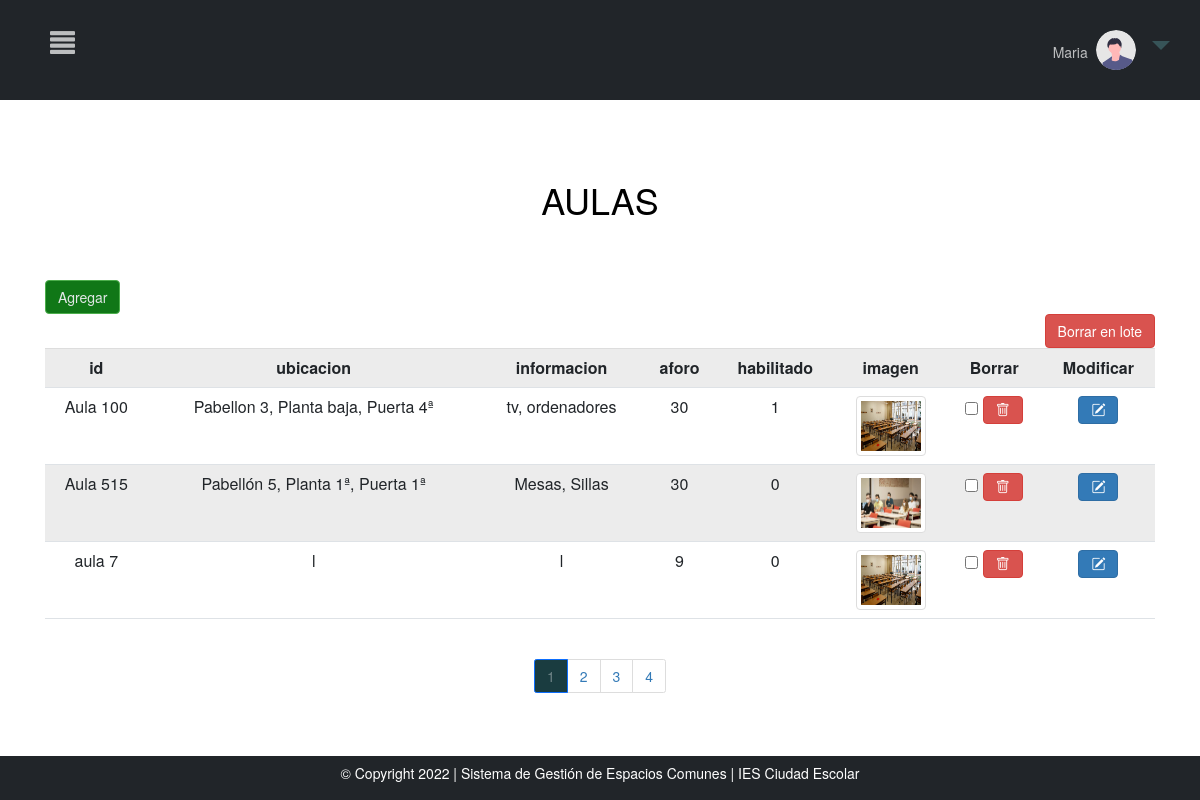
Screenshot of /MVC_proyectofinal/inicio.php?c=crudAulas&page=1 (signed in) with the database file from the repository.
### tables this page shows
CREATE TABLE `aulas` (
  `id` varchar(220) NOT NULL,
  `ubicacion` varchar(220) NOT NULL,
  `informacion` varchar(220) NOT NULL,
  `aforo` int(100) NOT NULL,
  `habilitado` tinyint(1) NOT NULL,
  `imagen` varchar(80) NOT NULL DEFAULT '''libs/img/upload/aulaDefecto.jpeg'''
);

### MVC_proyectofinal/controller/controller.php (called while the page is built, shortened)
<?php
require_once ("models/crud.php");
class Control{
    function __construct()
    {
        $this->crud=new Crud();
    }
    function crudAulas(){
        include_once ("views/crudAulas.php");
    }
}
?>

### MVC_proyectofinal/models/conexion.php (called while the page is built)
<?php
class Conexion{
    public function conexion(){
        try{
            $conexion=new PDO("mysql:host=localhost:33065;dbname=sgec","root","");
            $conexion->setAttribute(PDO::ATTR_ERRMODE,PDO::ERRMODE_EXCEPTION);
            return $conexion;
        }
        catch(PDOException $e){
            echo $e->getMessage();
            return null;
        }
    }
}
?>

### MVC_proyectofinal/models/crud.php (called while the page is built, shortened)
<?php
include("conexion.php");
class Crud extends Conexion{
    private $conexion;
    function __construct()
    {
        $this->conexion=parent::conexion();
    }
    function crudAulas($opc,$iteams_pagina=null,$offset=null){
        if($opc==1){
            $sql="SELECT count(*) FROM aulas";
            $consulta=$this->conexion->prepare($sql);
            $consulta->execute();
            $count=$consulta->fetch(PDO::FETCH_NUM);
            return $count;
        }
        elseif($opc==2){
            $sql="SELECT * FROM aulas ORDER BY id ASC LIMIT ".$iteams_pagina." OFFSET ".$offset."";
            $consulta=$this->conexion->prepare($sql);
            $consulta->execute();
            $consult=$consulta->fetchAll(PDO::FETCH_ASSOC);
            $keys=array_keys($consult[0]);
            return array($consult,$keys);
        }
    }
}
?>

### MVC_proyectofinal/views/crudAulas.php (the view, shortened to what this page needs)
<html lang="en">
<head>
<link rel="stylesheet" href="https://cdn.jsdelivr.net/npm/bootstrap-icons@1.8.1/font/bootstrap-icons.css">
<link rel="stylesheet" href="libs/bootstrap-5.1.3-dist/css/bootstrap.min.css">
</head>
<body>
<?php include "menu.php";
    ?>
            <?php
$count=$this->crud->crudAulas(1);
if($count[0]==0){
    echo '
    <div class="row >
    <div class="col-md-12 ">
    <h1 class="display-3"> No se han creado aulas aún</h1>';
    echo "<a href='?c=crudAulas&page=".$_GET['page']."&crear=1'><button name='crear'  class='btn btn-success'> Agregar</button></a>
    ";
    echo '</div>
    </div>
    </div>';
}
else{
$iteams_pagina=3;
$total_pages=ceil($count[0]/$iteams_pagina);
$page=0;
if(isset($_GET["page"]) && !empty($_GET["page"])){
    $page=$_GET["page"];
}else{
    $page=1;
}
$offset=($page-1) * $iteams_pagina;
$result=$this->crud->crudAulas(2,$iteams_pagina,$offset);
?>
<div class="row" style="margin-top:5%">
                <div class="col-md-12 ">
                <h1 style="color:black; text-align:center; margin-bottom:0%; background-color:white" >AULAS</h1>
<?php
       echo '<div class="container" style="margin-top:60px;">
       <div class="row">
                       <div class="col-md-12 ">';
        echo "<a href='?c=crudAulas&page=".$_GET['page']."&crear=1'><button name='crear'  class='btn btn-success'> Agregar</button></a>  ";
       echo '<div class="table-responsive-sm">
       <table class="table table-striped bg-white table-hover" style="text-align: center; margin-top:1%">';
        echo "<tr >";
        foreach($result[1] as $indice){
            echo "<th>".$indice."</th>";
        }
        echo "<th>Borrar</th>";
        echo "<th>Modificar</th>";
        echo "</tr>";
        ?>
        <form action="?c=borrarAulas&pag=<?php echo $_GET["page"]?>" method="post">
            <input type='submit' name='borrar' value='Borrar en lote' class='btn btn-danger' style='float:right;' >
        <?php
        foreach($result[0] as $indice=>$dato){
            foreach($dato as $x=>$y){
                if($x=='imagen'){
                    echo "<td><img src='".$y."' class='img-fluid img-thumbnail' style='width:70px; height:60px;'></td>";
                }
                else{
                echo "<td>".$y."</td>";
                }
            }
            ?>
            <td><input type="checkbox" name="eliminar[]" value="<?php echo $dato["id"]?>">
            <a class="btn btn-danger"  href="?c=borrarAulas&id=<?php echo $dato["id"] ?>&pag=<?php echo $_GET["page"]?>"><i class="bi bi-trash"></i></a>
            </td>
            <td><button  title="Modificar" class="btn btn-primary" name="modificar" value="<?php echo $dato["id"] ?>"> <i class="bi bi-pencil-square"></i></button></td>
            <?php
            }
  ?>
           </table>
        </div>
        </div>
 <?php
echo "<br>";
?>
<nav aria-label="..." class="contenedor-paginador" >
  <ul class="pagination pagination-mg justify-content-center">
<?php
for($i=1;$i<=$total_pages;$i++){
    if($i==$page){
        echo "<li class='page-item active'><a class='page-link'>".$i."</a></li>";
    }else{
        echo "<li class='page-item'><a class='page-link' href='?c=crudAulas&page=$i'>$i</a></li>";
    }
}
}
?>
  </ul>
</nav>
</body>
</html>

### MVC_proyectofinal/libs/css/estilos.css (style rules this page uses)
th { text-align: center !important; }
.contenedor-paginador { display: flex; justify-content: center; }
li.page-item.active a.page-link { background-color: #1A3C40 !important; color:#708588 !important }
.btn.btn-success { background-color: #107717; color:#E2E7E7 }
.active, .accordion:hover { background-color: #ccc; }

### MVC_proyectofinal/views/menu.php (style rules this page uses)
body { overflow-x: hidden; }
body { font-family: "Lato", sans-serif; }

### rows the page displays
aulas: id "Aula 100", ubicacion "Pabellon 3, Planta baja, Puerta 4ª", informacion "tv, ordenadores", aforo "30", habilitado "1", imagen (picture)
aulas: id "Aula 515", ubicacion "Pabellón 5, Planta 1ª, Puerta 1ª", informacion "Mesas, Sillas", aforo "30", habilitado "0", imagen (picture)
aulas: id "aula 7", ubicacion "l", informacion "l", aforo "9", habilitado "0", imagen (picture)

### other values shown
$_SESSION['nombre'] "Maria"
$indice "id"
$indice "ubicacion"
$indice "informacion"
$indice "aforo"
$indice "habilitado"
$indice "imagen"
